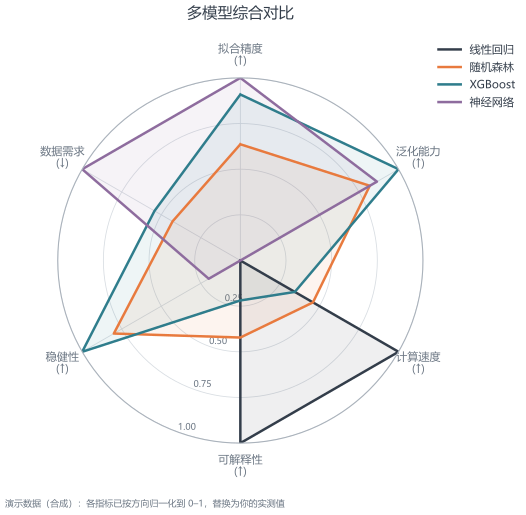

Here is the Python script that generated this plot:
"""Multi-model comparison radar (多模型雷达图).

Compares several candidate models across normalised metrics. Each metric is scaled to
[0, 1] with a stated direction first, so a radar plot is actually readable — raw values
in different units on one radar are misleading.

Run directly::

    uv run --with matplotlib python model_radar.py -o out/radar.pdf
"""

from __future__ import annotations

import argparse
import sys
from pathlib import Path

sys.path.insert(0, str(Path(__file__).resolve().parent.parent))

import numpy as np  # noqa: E402

from _style import (  # noqa: E402
    PALETTE,
    enable_utf8_stdout,
    SERIES,
    apply_style,
    draw_note,
    resolve_cjk_font,
    save_figure,
)

ZH_METRICS = [
    ("拟合精度", "benefit"),
    ("泛化能力", "benefit"),
    ("计算速度", "benefit"),
    ("可解释性", "benefit"),
    ("稳健性", "benefit"),
    ("数据需求", "cost"),
]
EN_METRICS = [
    ("Fit accuracy", "benefit"),
    ("Generalisation", "benefit"),
    ("Speed", "benefit"),
    ("Interpretability", "benefit"),
    ("Robustness", "benefit"),
    ("Data demand", "cost"),
]

ZH_MODELS = ["线性回归", "随机森林", "XGBoost", "神经网络"]
EN_MODELS = ["Linear", "Random forest", "XGBoost", "Neural net"]


def main() -> int:
    parser = argparse.ArgumentParser(description=__doc__)
    parser.add_argument("-o", "--output", default="out/radar.pdf")
    parser.add_argument("--lang", choices=["auto", "zh", "en"], default="auto")
    args = parser.parse_args()
    enable_utf8_stdout()

    try:
        import matplotlib.pyplot as plt
    except ImportError as exc:
        print(f"matplotlib is required: {exc}", file=sys.stderr)
        return 2

    use_zh = args.lang == "zh" or (args.lang == "auto" and resolve_cjk_font() is not None)
    metrics = ZH_METRICS if use_zh else EN_METRICS
    models = ZH_MODELS if use_zh else EN_MODELS
    text = (
        {
            "title": "多模型综合对比",
            "note": "演示数据（合成）：各指标已按方向归一化到 0–1，替换为你的实测值",
            "axis": "归一化得分",
        }
        if use_zh
        else {
            "title": "Model comparison across metrics",
            "note": "Demo data (synthetic): metrics normalised to 0-1 by direction",
            "axis": "Normalised score",
        }
    )

    apply_style()

    # Raw scores per model per metric, in the metric's own units.
    raw = np.array(
        [
            [0.86, 0.71, 0.95, 0.92, 0.68, 0.90],  # linear regression
            [0.93, 0.89, 0.62, 0.55, 0.84, 0.60],  # random forest
            [0.96, 0.93, 0.55, 0.42, 0.88, 0.52],  # xgboost
            [0.97, 0.90, 0.34, 0.28, 0.72, 0.20],  # neural net
        ]
    )

    # Normalise each metric column to [0, 1], flipping cost-type metrics so that a
    # larger radius always means "better".
    normalised = np.zeros_like(raw)
    for column, (_name, direction) in enumerate(metrics):
        values = raw[:, column]
        span = values.max() - values.min()
        scaled = (values - values.min()) / span if span > 0 else np.full_like(values, 0.5)
        normalised[:, column] = scaled if direction == "benefit" else 1 - scaled

    angles = np.linspace(0, 2 * np.pi, len(metrics), endpoint=False)
    closed_angles = np.concatenate([angles, angles[:1]])

    fig, ax = plt.subplots(figsize=(5.6, 5.0), subplot_kw={"projection": "polar"})

    for index, model in enumerate(models):
        values = np.concatenate([normalised[index], normalised[index][:1]])
        ax.plot(closed_angles, values, color=SERIES[index % len(SERIES)], linewidth=1.8, label=model)
        ax.fill(closed_angles, values, color=SERIES[index % len(SERIES)], alpha=0.08)

    ax.set_theta_offset(np.pi / 2)
    ax.set_theta_direction(-1)
    ax.set_xticks(angles)
    ax.set_xticklabels(
        [f"{name}\n({'↓' if direction == 'cost' else '↑'})" for name, direction in metrics],
        fontsize=8,
    )
    ax.set_ylim(0, 1)
    ax.set_yticks([0.25, 0.5, 0.75, 1.0])
    ax.set_yticklabels(["0.25", "0.50", "0.75", "1.00"], fontsize=6.5, color=PALETTE["secondary"])
    ax.set_rlabel_position(200)
    ax.tick_params(pad=6)
    ax.grid(color=PALETTE["grid"], linewidth=0.6)
    ax.spines["polar"].set_color(PALETTE["tertiary"])
    ax.set_title(text["title"], fontsize=11, color=PALETTE["primary"], pad=18)
    ax.legend(loc="upper right", bbox_to_anchor=(1.28, 1.12), fontsize=8)

    fig.tight_layout()
    draw_note(fig, text["note"])

    written = save_figure(fig, args.output)
    plt.close(fig)
    for path in written:
        print(f"wrote {path}")
    for index, model in enumerate(models):
        print(f"{model}: mean normalised score = {normalised[index].mean():.3f}")
    return 0


if __name__ == "__main__":
    raise SystemExit(main())
